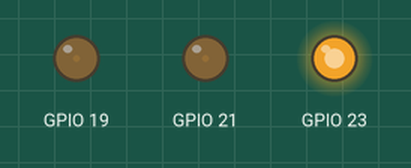
The program below on a simulated ESP32 board running MicroPython. On the bench: output pins drawn as LEDs (lit = HIGH). Random numbers come from a fixed seed.

Above: at 1.97 s.
At 9.58 s:
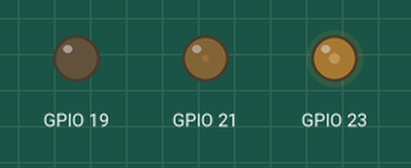
At 14.58 s:
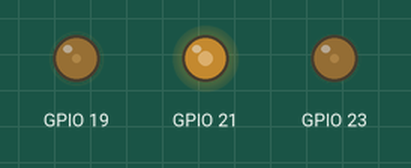
At 19.91 s:
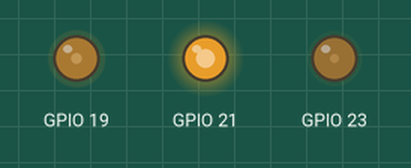
At 20.37 s:
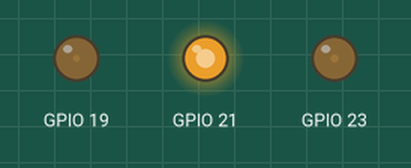
At 39.59 s:
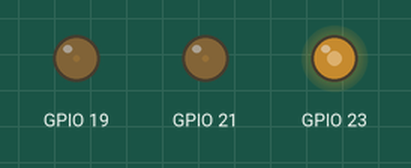
Timing chart, 0 to 40.0 s (numbered marks = the images above):
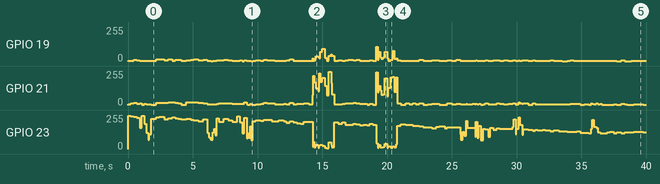

The program:

rgbLEDclass.py
```python
from random import randint
from time import sleep
from machine import Pin, PWM

#RGBLed is a class to control rgb leds
class RGBLed:
    def __init__(self, rPinNum=23, gPinNum=21, bPinNum=19, duty=1023, freq=120):
        self.duty = duty #max duty cycle
        self.freq = freq #requency of pwm
        self.rPinNum = rPinNum
        self.gPinNum = gPinNum
        self.bPinNum = bPinNum
        #Pin objects
        self.rPin = Pin(rPinNum, Pin.OUT)
        self.gPin = Pin(gPinNum, Pin.OUT)
        self.bPin = Pin(bPinNum, Pin.OUT)
        #pwm objects
        self.rPWM = PWM(self.rPin)
        self.gPWM = PWM(self.gPin)
        self.bPWM = PWM(self.bPin)
        self.setFreq(self.freq)

    #setFreq sets the frequency for each pwm pin
    def setFreq(self, freq):
        self.freq = freq
        self.rPWM.freq(freq)
        self.gPWM.freq(freq)
        self.bPWM.freq(freq)

    #setDuty sets the max duty cycle
    def setDuty(self, duty):
        self.duty = duty

    def setRDuty(self, duty):
        self.rDuty = duty
        selfrPWM.duty(duty)

    def setRFreq(self, freq):
        self.rFreq = freq
        self.rPWM.freq(freq)

    def setGDuty(self, duty):
        self.gDuty = duty
        self.gPWM.duty(duty)

    def setGFreq(self, freq):
        self.gFreq = freq
        self.gPWM.freq(freq)

    def setBDuty(self, duty):
        self.bDuty = duty
        self.bPWM.duty(duty)

    def setBFreq(self, freq):
        self.bFreq = freq
        self.bPWM.freq(freq)

    #flame attemps to simulate a flame
    def flame(self):
        increment = True
        last = self.duty
        while True:
            if increment:
                last = last + randint(1,10)
            else:
                last = last - randint(1,10)
            if last > self.duty:
                increment = False
            elif last < self.duty / 2:
                increment = True
            r = randint(last - (last // 10), last)
            g = randint(r // 90, r // 11)
            b = randint(0,g-(g // 4))
            s = randint(20, 40 )
            flicker = randint(0, 100)
            if flicker < 5:
                self.flicker(flicker + 5)
            elif flicker == 13 or flicker == 17:
                self.flickerGreen(flicker)
            elif flicker == 23:
                self.flickerBlue(flicker//2)
            self.rPWM.duty(r)
            self.gPWM.duty(g)
            self.bPWM.duty(b)
            sleep((s / 100))

    def flicker(self, count):
        for c in range(count):
            r = randint(self.duty// 4, self.duty)
            g = randint(r // 90, r // 11)
            b = randint(0,g // 2)
            s = randint(5, 20 ) #flicker speed
            self.rPWM.duty(r)
            self.gPWM.duty(g)
            self.bPWM.duty(b)
            sleep((s / 100))

    def flickerGreen(self, count):
        for c in range(count):
            r = randint(self.duty// 4, self.duty)
            g = randint(r // 20, r // 4)
            b = randint(0,r // 2)
            s = randint(5, 20 ) #flicker speed
            self.rPWM.duty(g)
            self.gPWM.duty(r)
            self.bPWM.duty(b)
            sleep((s / 100))

    def flickerBlue(self, count):
        for c in range(count):
            r = randint(self.duty// 2, self.duty)
            g = randint(r // 50, r // 10)
            b = randint(0,g )
            s = randint(5, 20 ) #flicker speed
            self.rPWM.duty(g)
            self.gPWM.duty(b)
            self.bPWM.duty(r)
            sleep((s / 100))

if __name__ == "__main__":
    rgb = RGBLed()
    rgb.flame()
```

Measured:
- by itself, GPIO 19: 0/255 → 2/255 at 0.00 s, → 3/255 0.23 s later, → 9/255 0.23 s later, → 4/255 0.20 s later, … (152 changes in this stretch)
- by itself, GPIO 21: 0/255 → 5/255 at 0.00 s, → 14/255 0.23 s later, → 16/255 0.23 s later, → 10/255 0.20 s later, … (168 changes in this stretch)
- by itself, GPIO 23: 0/255 → 248/255 at 0.00 s, → 244/255 0.23 s later, → 241/255 0.23 s later, → 235/255 0.20 s later, … (173 changes in this stretch)
